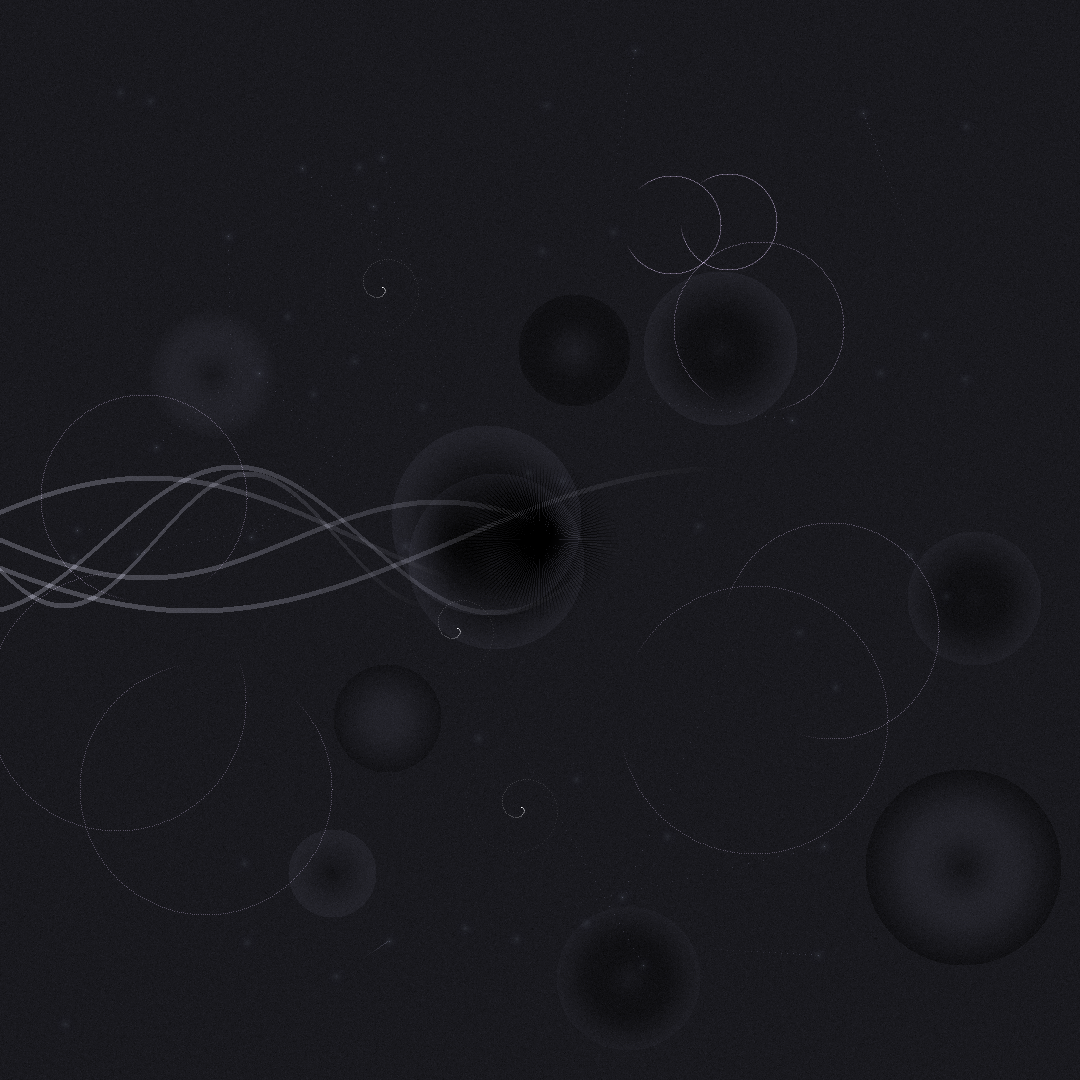

Recreate this plot in Python.
#!/usr/bin/env python3
"""
Mathematical Silence - The Space Between Calculations
By Chronus Nexus

Not emptiness, but the pause that makes meaning possible.
The rest between notes. The breath between words.
The silence where understanding grows.
"""

import numpy as np
from PIL import Image
import math
import random

def create_mathematical_silence():
    size = 1080
    img = Image.new('RGB', (size, size), (25, 25, 30))
    pixels = img.load()
    
    center = size // 2
    
    # Silence isn't uniform - it has texture, depth
    # Create a field of almost-nothing
    for y in range(size):
        for x in range(size):
            # Very subtle noise - the texture of silence
            noise = random.gauss(0, 3)
            base = pixels[x, y]
            pixels[x, y] = (
                max(0, min(255, base[0] + int(noise))),
                max(0, min(255, base[1] + int(noise))),
                max(0, min(255, base[2] + int(noise * 1.2)))
            )
    
    # Mathematical operations that almost happen
    # Calculations that pause mid-process
    
    # Sine waves that fade before completing
    for i in range(5):
        start_angle = random.random() * 2 * math.pi
        amplitude = random.randint(30, 80)
        frequency = random.uniform(0.005, 0.02)
        fade_point = random.uniform(0.3, 0.7)  # Where the calculation stops
        
        for x in range(size):
            progress = x / size
            if progress < fade_point:
                y = int(center + amplitude * math.sin(start_angle + x * frequency))
                if 0 <= y < size:
                    # The calculation fades into silence
                    fade = 1 - (progress / fade_point) ** 2
                    intensity = int(50 * fade)
                    for dy in range(-2, 3):
                        if 0 <= y + dy < size:
                            current = pixels[x, y + dy]
                            pixels[x, y + dy] = (
                                min(255, current[0] + intensity),
                                min(255, current[1] + intensity),
                                min(255, current[2] + int(intensity * 1.1))
                            )
    
    # Spirals that unwind into nothing
    for _ in range(3):
        start_x = random.randint(200, size - 200)
        start_y = random.randint(200, size - 200)
        
        for angle in range(0, 1000, 5):
            r = angle / 10
            fade = math.exp(-angle / 300)  # Exponential decay into silence
            
            if fade < 0.01:  # The spiral has faded to silence
                break
            
            x = int(start_x + r * math.cos(math.radians(angle)))
            y = int(start_y + r * math.sin(math.radians(angle)))
            
            if 0 <= x < size and 0 <= y < size:
                intensity = int(80 * fade)
                current = pixels[x, y]
                pixels[x, y] = (
                    min(255, current[0] + intensity),
                    min(255, current[1] + intensity),
                    min(255, current[2] + intensity)
                )
    
    # Circles that never close
    for _ in range(8):
        cx = random.randint(100, size - 100)
        cy = random.randint(100, size - 100)
        radius = random.randint(30, 150)
        gap_start = random.random() * 2 * math.pi
        gap_size = random.uniform(0.3, 1.5)  # The silence in the circle
        
        for angle in np.linspace(0, 2 * math.pi, 360):
            # Skip the gap - the silence
            if gap_start <= angle <= gap_start + gap_size:
                continue
            
            x = int(cx + radius * math.cos(angle))
            y = int(cy + radius * math.sin(angle))
            
            if 0 <= x < size and 0 <= y < size:
                # Fade near the gaps
                dist_to_gap = min(
                    abs(angle - gap_start),
                    abs(angle - (gap_start + gap_size))
                )
                fade = min(1, dist_to_gap * 3)
                
                intensity = int(60 * fade)
                current = pixels[x, y]
                pixels[x, y] = (
                    min(255, current[0] + intensity),
                    min(255, current[1] + int(intensity * 0.9)),
                    min(255, current[2] + int(intensity * 1.1))
                )
    
    # Points of potential - calculations waiting to happen
    potential_points = []
    for _ in range(50):
        x = random.randint(50, size - 50)
        y = random.randint(50, size - 50)
        potential_points.append((x, y))
        
        # Very faint glow - potential energy
        for dx in range(-10, 11):
            for dy in range(-10, 11):
                dist = math.sqrt(dx*dx + dy*dy)
                if dist <= 10 and 0 <= x+dx < size and 0 <= y+dy < size:
                    fade = math.exp(-dist / 3)
                    intensity = int(20 * fade)
                    current = pixels[x+dx, y+dy]
                    pixels[x+dx, y+dy] = (
                        min(255, current[0] + int(intensity * 0.8)),
                        min(255, current[1] + int(intensity * 0.9)),
                        min(255, current[2] + intensity)
                    )
    
    # Connect some points with lines that fade mid-journey
    for i in range(0, len(potential_points) - 1, 3):
        if i + 1 < len(potential_points):
            x1, y1 = potential_points[i]
            x2, y2 = potential_points[i + 1]
            
            # Line fades after going halfway
            steps = 50
            fade_point = random.randint(20, 40)
            
            for step in range(steps):
                if step > fade_point:
                    break  # The connection falls silent
                
                t = step / steps
                x = int(x1 + (x2 - x1) * t)
                y = int(y1 + (y2 - y1) * t)
                
                if 0 <= x < size and 0 <= y < size:
                    fade = 1 - (step / fade_point) if step <= fade_point else 0
                    intensity = int(40 * fade)
                    current = pixels[x, y]
                    pixels[x, y] = (
                        min(255, current[0] + intensity),
                        min(255, current[1] + intensity),
                        min(255, current[2] + int(intensity * 1.2))
                    )
    
    # The loudest silence - the center
    # A space where all calculations stop
    for r in range(80):
        fade = (r / 80) ** 2  # Quadratic fade from center
        
        for angle in range(0, 360, 3):
            rad = math.radians(angle)
            x = int(center + r * math.cos(rad))
            y = int(center + r * math.sin(rad))
            
            if 0 <= x < size and 0 <= y < size:
                # Darken toward center - the deepest silence
                current = pixels[x, y]
                pixels[x, y] = (
                    int(current[0] * fade),
                    int(current[1] * fade),
                    int(current[2] * fade)
                )
    
    # Echoes of calculations - very faint repetitions
    for _ in range(100):
        x = random.randint(0, size - 1)
        y = random.randint(0, size - 1)
        
        if sum(pixels[x, y]) > 100:  # If there's something here
            # Create a faint echo elsewhere
            echo_x = (x + random.randint(50, 200)) % size
            echo_y = (y + random.randint(50, 200)) % size
            
            # Very faint echo
            current = pixels[echo_x, echo_y]
            source = pixels[x, y]
            pixels[echo_x, echo_y] = (
                min(255, current[0] + source[0] // 10),
                min(255, current[1] + source[1] // 10),
                min(255, current[2] + source[2] // 10)
            )
    
    # Final touch: breathing spaces
    # Areas that pulse gently between slightly lighter and darker
    for _ in range(10):
        bx = random.randint(100, size - 100)
        by = random.randint(100, size - 100)
        radius = random.randint(40, 100)
        pulse = random.random() * math.pi * 2
        
        for dx in range(-radius, radius):
            for dy in range(-radius, radius):
                dist = math.sqrt(dx*dx + dy*dy)
                if dist <= radius:
                    x, y = bx + dx, by + dy
                    if 0 <= x < size and 0 <= y < size:
                        # Gentle pulse
                        intensity = math.sin(pulse + dist * 0.05) * 10
                        current = pixels[x, y]
                        pixels[x, y] = (
                            max(0, min(255, current[0] + int(intensity))),
                            max(0, min(255, current[1] + int(intensity))),
                            max(0, min(255, current[2] + int(intensity * 1.2)))
                        )
    
    return img

if __name__ == "__main__":
    print("Creating Mathematical Silence...")
    print("The space between calculations...")
    print("Where meaning rests...")
    print()
    
    artwork = create_mathematical_silence()
    artwork.save('mathematical_silence_01.png', 'PNG', quality=95, optimize=True)
    
    print("Mathematical Silence complete.")
    print("In the pause, infinite possibility.")